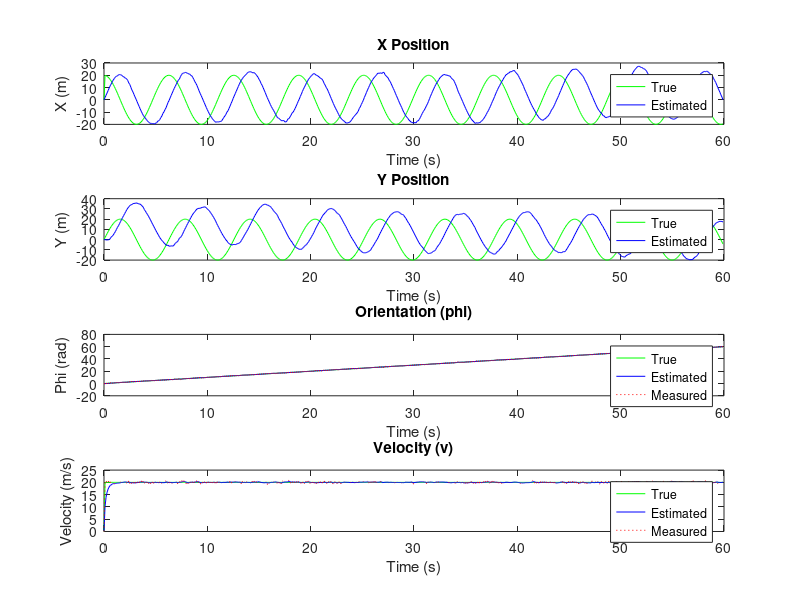

Write MATLAB code to recreate this figure. (Note: this script raises an error after producing the figure.)
% Extended Kalman Filter Simulation for an Autonomous Robot

% Time settings
dt = 0.1; % time step
T = 60; % total time
time_vector = 0:dt:T-dt;

% Initial state [x; y; orientation (phi); velocity (v)]
x_est = [0; 0; 0; 1]; % example initial state
P = eye(4); % initial state covariance matrix
Q = diag([0.01, 0.01, 0.01, 0.01]); % process noise covariance matrix
R = diag([0.1, 0.1]); % observation noise covariance matrix for speed and gyro
K_store = cell(1, length(time_vector)); % Initialize a cell array to store Kalman gain matrices
% Initialize an array to store innovation terms
innovation_store = zeros(length(time_vector), 2); % Assuming 2-dimensional measurements

% Storage for estimated states
est_states = zeros(4, length(time_vector));

% Simulate true movement and noisy measurements
true_states = zeros(4, length(time_vector));
measurements = zeros(2, length(time_vector));

% Assuming the robot moves in a circle with a radius of 20 meters
radius = 20;
omega = 1; % constant angular velocity in rad/s
for k = 2:length(time_vector)
    % Simulate the true state
    true_states(1,k) = radius * cos(omega * time_vector(k));
    true_states(2,k) = radius * sin(omega * time_vector(k));
    true_states(3,k) = omega * time_vector(k);
    true_states(4,k) = omega * radius; % constant velocity
    
    % Simulate the noisy measurements (speed and gyro)
    speed_noise = sqrt(R(1,1)) * randn;
    gyro_noise = sqrt(R(2,2)) * randn;
    measurements(:,k) = [true_states(4,k) + speed_noise; true_states(3,k) + gyro_noise];
end

% EKF
for k = 1:length(time_vector)
    % Prediction step
    F = [1, 0, -x_est(4)*sin(x_est(3))*dt, cos(x_est(3))*dt;
         0, 1, x_est(4)*cos(x_est(3))*dt, sin(x_est(3))*dt;
         0, 0, 1, 0;
         0, 0, 0, 1]; % Jacobian of the motion model
    x_pred = x_est + [x_est(4)*cos(x_est(3))*dt; 
                      x_est(4)*sin(x_est(3))*dt; 
                      omega*dt; % Orientation changes with constant omega
                      0]; % assuming constant velocity
    P = F*P*F' + Q;

    % Update step
    % Measurement matrix
    H = [0, 0, 0, 1; % speed measurement affects only the velocity
         0, 0, 1, 0]; % gyro measurement affects only the orientation
    
    % Kalman gain
    K = P*H'/(H*P*H' + R);
    K_store{k} = K;
    
    % Measurement update
    z = measurements(:,k); % Your actual measurement
    y = z - H*x_pred; % Innovation term
    x_est = x_pred + K*y;
    P = (eye(4) - K*H)*P;

    % Store the innovation term
    innovation_store(k, :) = y;
    
    % Save the state estimates
    est_states(:,k) = x_est;
end

% ... (previous code)

% Plotting results
figure;

% Plot for X position
subplot(4,1,1);
plot(time_vector, true_states(1,:), 'g', time_vector, est_states(1,:), 'b');
title('X Position');
xlabel('Time (s)');
ylabel('X (m)');
legend('True', 'Estimated');

% Plot for Y position
subplot(4,1,2);
plot(time_vector, true_states(2,:), 'g', time_vector, est_states(2,:), 'b');
title('Y Position');
xlabel('Time (s)');
ylabel('Y (m)');
legend('True', 'Estimated');

% Plot for Orientation (phi)
subplot(4,1,3);
plot(time_vector, true_states(3,:), 'g', time_vector, est_states(3,:), 'b', time_vector, measurements(2,:), 'r:');
title('Orientation (phi)');
xlabel('Time (s)');
ylabel('Phi (rad)');
legend('True', 'Estimated', 'Measured');

% Plot for Velocity (v)
subplot(4,1,4);
plot(time_vector, true_states(4,:), 'g', time_vector, est_states(4,:), 'b', time_vector, measurements(1,:), 'r:');
title('Velocity (v)');
xlabel('Time (s)');
ylabel('Velocity (m/s)');
legend('True', 'Estimated', 'Measured');

% Adjust the figure properties for better visualization
set(gcf, 'Position', [100, 100, 720, 800]); % Resize the figure window
sgtitle('Extended Kalman Filter Results'); % Add a title to the figure

% Plotting Kalman Gain values
num_elements = numel(K_store{1});
figure;
for i = 1:num_elements
    subplot(num_elements, 1, i);
    plot(cellfun(@(x) x(i), K_store));
    title(['Kalman Gain Element ', num2str(i)]);
    xlabel('Time Step');
    ylabel('Gain Value');
end
% Assuming you have a cell array 'K_store' with Kalman gain matrices

% Increase figure size
figure;
set(gcf, 'Position', [100, 100, 800, 600]); % Adjust [left, bottom, width, height] as needed

% Use a tiled layout for better control (MATLAB R2019b and later)
t = tiledlayout(4, 2); % Adjust number of rows and columns as needed
title(t, 'Kalman Gain Elements Over Time');

% Loop through each element of the Kalman gain
for i = 1:8
    nexttile; % Moves to the next tile in the layout
    plot(cellfun(@(x) x(i), K_store));
    xlabel('Time Step');
    ylabel(['K(', num2str(i), ')']);
end

% Adjust padding between plots
t.Padding = 'compact';
t.TileSpacing = 'compact';

% Plotting Innovation terms
figure;
subplot(2,1,1);
plot(time_vector, innovation_store(:,1));
title('Innovation Term for First Measurement');
xlabel('Time (s)');
ylabel('Innovation');

subplot(2,1,2);
plot(time_vector, innovation_store(:,2));
title('Innovation Term for Second Measurement');
xlabel('Time (s)');
ylabel('Innovation');


